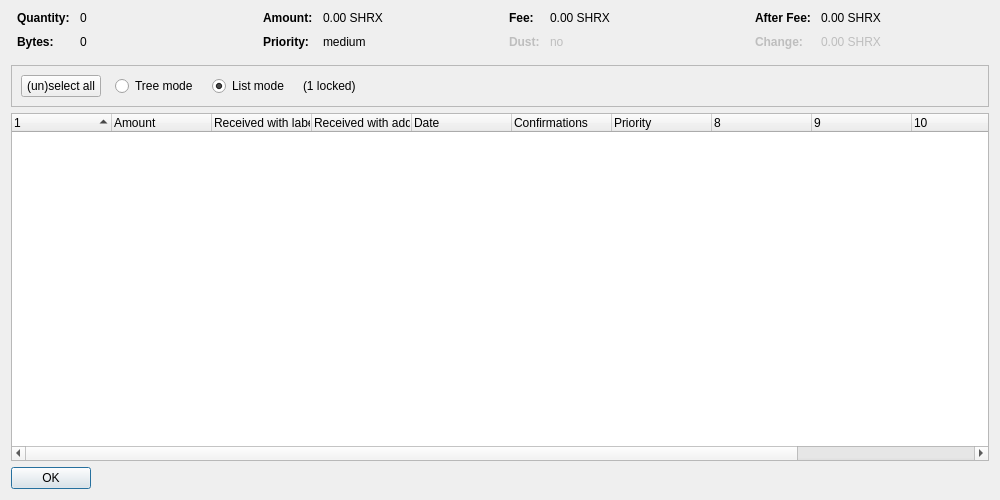
<?xml version="1.0" encoding="UTF-8"?>
<ui version="4.0">
 <class>SigmaCoinControlDialog</class>
 <widget class="QDialog" name="SigmaCoinControlDialog">
  <property name="geometry">
   <rect>
    <x>0</x>
    <y>0</y>
    <width>1000</width>
    <height>500</height>
   </rect>
  </property>
  <property name="windowTitle">
   <string>Coin Selection</string>
  </property>
  <layout class="QVBoxLayout" name="verticalLayout">
   <item>
    <layout class="QHBoxLayout" name="horizontalLayoutTop" stretch="0,0,0,0">
     <property name="topMargin">
      <number>0</number>
     </property>
     <property name="bottomMargin">
      <number>10</number>
     </property>
     <item>
      <layout class="QFormLayout" name="formLayoutCoinControl1">
       <property name="horizontalSpacing">
        <number>10</number>
       </property>
       <property name="verticalSpacing">
        <number>10</number>
       </property>
       <property name="leftMargin">
        <number>6</number>
       </property>
       <property name="rightMargin">
        <number>6</number>
       </property>
       <item row="0" column="0">
        <widget class="QLabel" name="labelCoinControlQuantityText">
         <property name="font">
          <font>
           <weight>75</weight>
           <bold>true</bold>
          </font>
         </property>
         <property name="text">
          <string>Quantity:</string>
         </property>
        </widget>
       </item>
       <item row="0" column="1">
        <widget class="QLabel" name="labelCoinControlQuantity">
         <property name="cursor">
          <cursorShape>IBeamCursor</cursorShape>
         </property>
         <property name="contextMenuPolicy">
          <enum>Qt::ActionsContextMenu</enum>
         </property>
         <property name="text">
          <string notr="true">0</string>
         </property>
         <property name="textInteractionFlags">
          <set>Qt::LinksAccessibleByMouse|Qt::TextSelectableByKeyboard|Qt::TextSelectableByMouse</set>
         </property>
        </widget>
       </item>
       <item row="1" column="0">
        <widget class="QLabel" name="labelCoinControlBytesText">
         <property name="font">
          <font>
           <weight>75</weight>
           <bold>true</bold>
          </font>
         </property>
         <property name="text">
          <string>Bytes:</string>
         </property>
        </widget>
       </item>
       <item row="1" column="1">
        <widget class="QLabel" name="labelCoinControlBytes">
         <property name="cursor">
          <cursorShape>IBeamCursor</cursorShape>
         </property>
         <property name="contextMenuPolicy">
          <enum>Qt::ActionsContextMenu</enum>
         </property>
         <property name="text">
          <string notr="true">0</string>
         </property>
         <property name="textInteractionFlags">
          <set>Qt::LinksAccessibleByMouse|Qt::TextSelectableByKeyboard|Qt::TextSelectableByMouse</set>
         </property>
        </widget>
       </item>
      </layout>
     </item>
     <item>
      <layout class="QFormLayout" name="formLayoutCoinControl2">
       <property name="horizontalSpacing">
        <number>10</number>
       </property>
       <property name="verticalSpacing">
        <number>10</number>
       </property>
       <property name="leftMargin">
        <number>6</number>
       </property>
       <property name="rightMargin">
        <number>6</number>
       </property>
       <item row="0" column="0">
        <widget class="QLabel" name="labelCoinControlAmountText">
         <property name="font">
          <font>
           <weight>75</weight>
           <bold>true</bold>
          </font>
         </property>
         <property name="text">
          <string>Amount:</string>
         </property>
        </widget>
       </item>
       <item row="0" column="1">
        <widget class="QLabel" name="labelCoinControlAmount">
         <property name="cursor">
          <cursorShape>IBeamCursor</cursorShape>
         </property>
         <property name="contextMenuPolicy">
          <enum>Qt::ActionsContextMenu</enum>
         </property>
         <property name="text">
          <string notr="true">0.00 SHRX</string>
         </property>
         <property name="textInteractionFlags">
          <set>Qt::LinksAccessibleByMouse|Qt::TextSelectableByKeyboard|Qt::TextSelectableByMouse</set>
         </property>
        </widget>
       </item>
       <item row="1" column="0">
        <widget class="QLabel" name="labelCoinControlPriorityText">
         <property name="font">
          <font>
           <weight>75</weight>
           <bold>true</bold>
          </font>
         </property>
         <property name="text">
          <string>Priority:</string>
         </property>
        </widget>
       </item>
       <item row="1" column="1">
        <widget class="QLabel" name="labelCoinControlPriority">
         <property name="cursor">
          <cursorShape>IBeamCursor</cursorShape>
         </property>
         <property name="contextMenuPolicy">
          <enum>Qt::ActionsContextMenu</enum>
         </property>
         <property name="text">
          <string notr="true">medium</string>
         </property>
         <property name="textInteractionFlags">
          <set>Qt::LinksAccessibleByMouse|Qt::TextSelectableByKeyboard|Qt::TextSelectableByMouse</set>
         </property>
        </widget>
       </item>
      </layout>
     </item>
     <item>
      <layout class="QFormLayout" name="formLayoutCoinControl3">
       <property name="horizontalSpacing">
        <number>10</number>
       </property>
       <property name="verticalSpacing">
        <number>10</number>
       </property>
       <property name="leftMargin">
        <number>6</number>
       </property>
       <property name="rightMargin">
        <number>6</number>
       </property>
       <item row="0" column="0">
        <widget class="QLabel" name="labelCoinControlFeeText">
         <property name="font">
          <font>
           <weight>75</weight>
           <bold>true</bold>
          </font>
         </property>
         <property name="text">
          <string>Fee:</string>
         </property>
        </widget>
       </item>
       <item row="0" column="1">
        <widget class="QLabel" name="labelCoinControlFee">
         <property name="cursor">
          <cursorShape>IBeamCursor</cursorShape>
         </property>
         <property name="contextMenuPolicy">
          <enum>Qt::ActionsContextMenu</enum>
         </property>
         <property name="text">
          <string notr="true">0.00 SHRX</string>
         </property>
         <property name="textInteractionFlags">
          <set>Qt::LinksAccessibleByMouse|Qt::TextSelectableByKeyboard|Qt::TextSelectableByMouse</set>
         </property>
        </widget>
       </item>
       <item row="1" column="0">
        <widget class="QLabel" name="labelCoinControlLowOutputText">
         <property name="enabled">
          <bool>false</bool>
         </property>
         <property name="font">
          <font>
           <weight>75</weight>
           <bold>true</bold>
          </font>
         </property>
         <property name="text">
          <string>Dust:</string>
         </property>
        </widget>
       </item>
       <item row="1" column="1">
        <widget class="QLabel" name="labelCoinControlLowOutput">
         <property name="enabled">
          <bool>false</bool>
         </property>
         <property name="cursor">
          <cursorShape>IBeamCursor</cursorShape>
         </property>
         <property name="contextMenuPolicy">
          <enum>Qt::ActionsContextMenu</enum>
         </property>
         <property name="text">
          <string notr="true">no</string>
         </property>
         <property name="textInteractionFlags">
          <set>Qt::LinksAccessibleByMouse|Qt::TextSelectableByKeyboard|Qt::TextSelectableByMouse</set>
         </property>
        </widget>
       </item>
      </layout>
     </item>
     <item>
      <layout class="QFormLayout" name="formLayoutCoinControl4">
       <property name="horizontalSpacing">
        <number>10</number>
       </property>
       <property name="verticalSpacing">
        <number>10</number>
       </property>
       <property name="leftMargin">
        <number>6</number>
       </property>
       <property name="rightMargin">
        <number>6</number>
       </property>
       <item row="0" column="0">
        <widget class="QLabel" name="labelCoinControlAfterFeeText">
         <property name="font">
          <font>
           <weight>75</weight>
           <bold>true</bold>
          </font>
         </property>
         <property name="text">
          <string>After Fee:</string>
         </property>
        </widget>
       </item>
       <item row="0" column="1">
        <widget class="QLabel" name="labelCoinControlAfterFee">
         <property name="cursor">
          <cursorShape>IBeamCursor</cursorShape>
         </property>
         <property name="contextMenuPolicy">
          <enum>Qt::ActionsContextMenu</enum>
         </property>
         <property name="text">
          <string notr="true">0.00 SHRX</string>
         </property>
         <property name="textInteractionFlags">
          <set>Qt::LinksAccessibleByMouse|Qt::TextSelectableByKeyboard|Qt::TextSelectableByMouse</set>
         </property>
        </widget>
       </item>
       <item row="1" column="0">
        <widget class="QLabel" name="labelCoinControlChangeText">
         <property name="enabled">
          <bool>false</bool>
         </property>
         <property name="font">
          <font>
           <weight>75</weight>
           <bold>true</bold>
          </font>
         </property>
         <property name="text">
          <string>Change:</string>
         </property>
        </widget>
       </item>
       <item row="1" column="1">
        <widget class="QLabel" name="labelCoinControlChange">
         <property name="enabled">
          <bool>false</bool>
         </property>
         <property name="cursor">
          <cursorShape>IBeamCursor</cursorShape>
         </property>
         <property name="contextMenuPolicy">
          <enum>Qt::ActionsContextMenu</enum>
         </property>
         <property name="text">
          <string notr="true">0.00 SHRX</string>
         </property>
         <property name="textInteractionFlags">
          <set>Qt::LinksAccessibleByMouse|Qt::TextSelectableByKeyboard|Qt::TextSelectableByMouse</set>
         </property>
        </widget>
       </item>
      </layout>
     </item>
    </layout>
   </item>
   <item>
    <widget class="QFrame" name="frame">
     <property name="minimumSize">
      <size>
       <width>0</width>
       <height>40</height>
      </size>
     </property>
     <property name="frameShape">
      <enum>QFrame::StyledPanel</enum>
     </property>
     <property name="frameShadow">
      <enum>QFrame::Sunken</enum>
     </property>
     <layout class="QHBoxLayout" name="horizontalLayout">
      <item>
       <layout class="QHBoxLayout" name="horizontalLayoutPanel" stretch="0,0,0,0,0">
        <property name="spacing">
         <number>14</number>
        </property>
        <item>
         <widget class="QPushButton" name="pushButtonSelectAll">
          <property name="sizePolicy">
           <sizepolicy hsizetype="Maximum" vsizetype="Fixed">
            <horstretch>0</horstretch>
            <verstretch>0</verstretch>
           </sizepolicy>
          </property>
          <property name="text">
           <string>(un)select all</string>
          </property>
          <property name="autoDefault">
           <bool>false</bool>
          </property>
         </widget>
        </item>
        <item>
         <widget class="QRadioButton" name="radioTreeMode">
          <property name="sizePolicy">
           <sizepolicy hsizetype="Maximum" vsizetype="Fixed">
            <horstretch>0</horstretch>
            <verstretch>0</verstretch>
           </sizepolicy>
          </property>
          <property name="text">
           <string>Tree mode</string>
          </property>
         </widget>
        </item>
        <item>
         <widget class="QRadioButton" name="radioListMode">
          <property name="sizePolicy">
           <sizepolicy hsizetype="Maximum" vsizetype="Fixed">
            <horstretch>0</horstretch>
            <verstretch>0</verstretch>
           </sizepolicy>
          </property>
          <property name="text">
           <string>List mode</string>
          </property>
          <property name="checked">
           <bool>true</bool>
          </property>
         </widget>
        </item>
        <item>
         <widget class="QLabel" name="labelLocked">
          <property name="text">
           <string notr="true">(1 locked)</string>
          </property>
         </widget>
        </item>
        <item>
         <spacer name="horizontalSpacer">
          <property name="orientation">
           <enum>Qt::Horizontal</enum>
          </property>
          <property name="sizeHint" stdset="0">
           <size>
            <width>40</width>
            <height>20</height>
           </size>
          </property>
         </spacer>
        </item>
       </layout>
      </item>
     </layout>
    </widget>
   </item>
   <item>
    <widget class="CoinControlTreeWidget" name="treeWidget">
     <property name="contextMenuPolicy">
      <enum>Qt::CustomContextMenu</enum>
     </property>
     <property name="sortingEnabled">
      <bool>false</bool>
     </property>
     <property name="columnCount">
      <number>12</number>
     </property>
     <attribute name="headerShowSortIndicator" stdset="0">
      <bool>true</bool>
     </attribute>
     <attribute name="headerStretchLastSection">
      <bool>false</bool>
     </attribute>
     <column>
      <property name="text">
       <string/>
      </property>
     </column>
     <column>
      <property name="text">
       <string>Amount</string>
      </property>
     </column>
     <column>
      <property name="text">
       <string>Received with label</string>
      </property>
     </column>
     <column>
      <property name="text">
       <string>Received with address</string>
      </property>
     </column>
     <column>
      <property name="text">
       <string>Date</string>
      </property>
     </column>
     <column>
      <property name="text">
       <string>Confirmations</string>
      </property>
      <property name="toolTip">
       <string>Confirmed</string>
      </property>
     </column>
     <column>
      <property name="text">
       <string>Priority</string>
      </property>
     </column>
     <column>
      <property name="text">
       <string/>
      </property>
     </column>
     <column>
      <property name="text">
       <string/>
      </property>
     </column>
     <column>
      <property name="text">
       <string/>
      </property>
     </column>
     <column>
      <property name="text">
       <string/>
      </property>
     </column>
     <column>
      <property name="text">
       <string/>
      </property>
     </column>
    </widget>
   </item>
   <item>
    <widget class="QDialogButtonBox" name="buttonBox">
     <property name="sizePolicy">
      <sizepolicy hsizetype="Maximum" vsizetype="Fixed">
       <horstretch>0</horstretch>
       <verstretch>0</verstretch>
      </sizepolicy>
     </property>
     <property name="orientation">
      <enum>Qt::Horizontal</enum>
     </property>
     <property name="standardButtons">
      <set>QDialogButtonBox::Ok</set>
     </property>
    </widget>
   </item>
  </layout>
 </widget>
 <customwidgets>
  <customwidget>
   <class>CoinControlTreeWidget</class>
   <extends>QTreeWidget</extends>
   <header>coincontroltreewidget.h</header>
  </customwidget>
 </customwidgets>
 <resources/>
 <connections/>
</ui>
